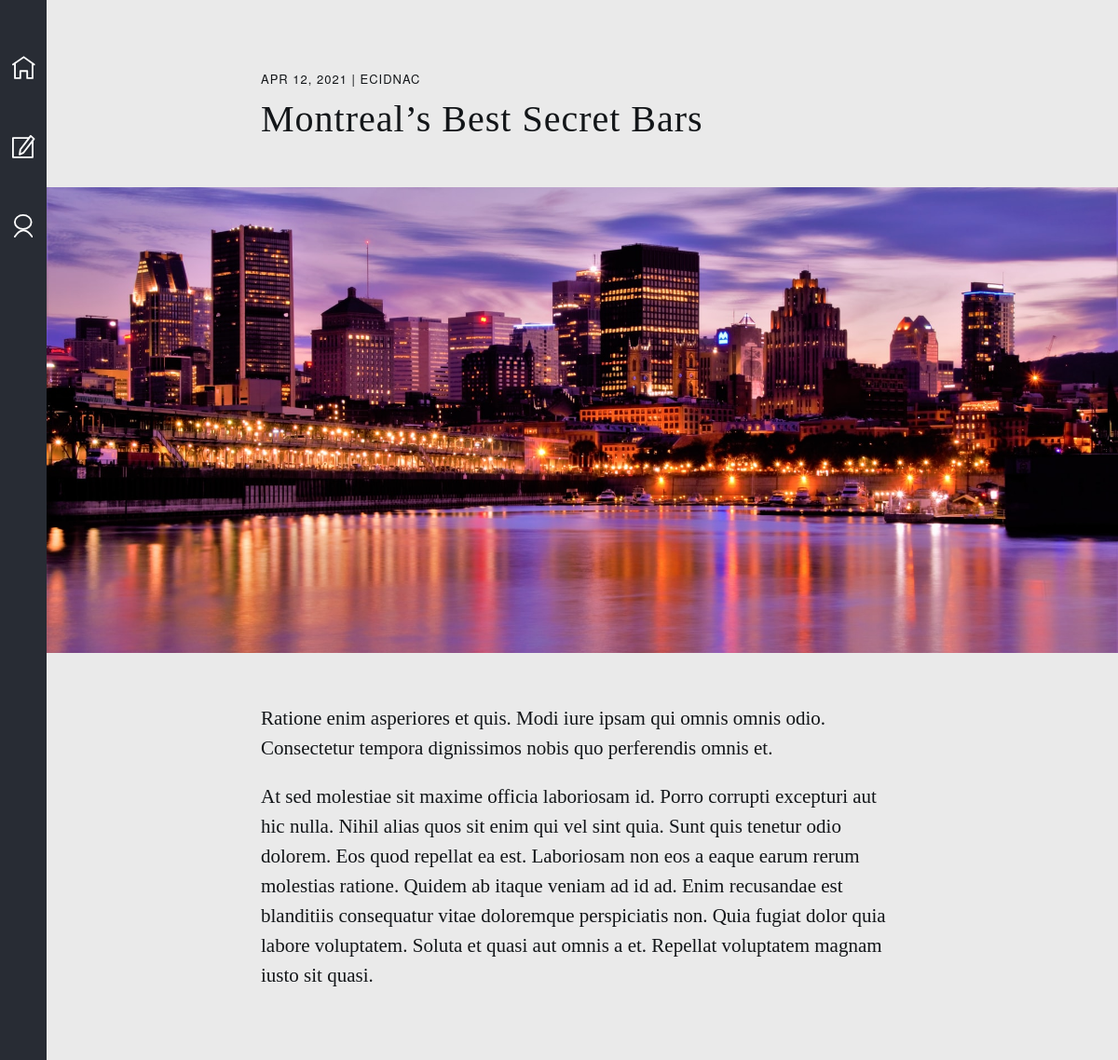
Screenshot of /post/3 with the database file from the repository.
### app/models.py (models this page shows, shortened)
class Post(db.Model):
    id = db.Column(db.Integer, primary_key=True)
    title = db.Column(db.String, nullable=False)
    subtitle = db.Column(db.String, nullable=False)
    content = db.Column(db.Text, nullable=False)
    date_created = db.Column(db.String, nullable=False)
    image = db.Column(db.String, nullable=False)
    user_id = db.Column(db.Integer, db.ForeignKey("user.id"), nullable=False)

class User(db.Model, UserMixin):
    id = db.Column(db.Integer, primary_key=True)
    username = db.Column(db.String, unique=True, nullable=False)
    email = db.Column(db.String, unique=True, nullable=False)
    password = db.Column(db.String(60), nullable=False)
    posts = db.relationship("Post", backref="author", lazy=True)
    def __repr__(self):
        return f"{self.username}"

### app/routes.py (the view)
@app.route("/post/<int:post_id>")
def get_post(post_id):
    selected_post = Post.query.get_or_404(post_id)
    return render_template("post.html", post=selected_post)

### app/templates/post.html (shortened to what this page needs)
{% extends 'base.html' %}
{% block content %}
    <div class="container">
        {% include 'navbar.html' %}
        <article class="main-post">
            <section class="header-text">
                <h3>{{post.date_created}} | {{post.author}}</h3>
                <h1>{{post.title}}</h1>
            </section>
            <img class="main-post-img" src="{{post.image}}" alt="{{post.image_alt_text}}">
            <section class="body-text">
                <p>{{post.subtitle}}</p>
                <p>{{post.content}}</p>
            </section>
        </article>
    </div>
{% endblock %}

### app/static/css/main.css (style rules this page uses)
:root { font-size: 16px; scroll-behavior: smooth; }
* { margin: 0; padding: 0; }
body { height: 100%; width: 100%; background-color: #eaeaea; }
h1, p, h3 { color: #131619; }
h1, p { font-family: Georgia, 'Times New Roman', Times, serif; font-weight: 400; }
h3, label, #submit, #edit, #delete { font-family: 'Helvetica Neue', sans-serif; font-weight: 400; font-size: 0.8125rem; letter-spacing: 0.0625rem; }
.container { height: auto; width: 100%; }
.main-post { padding-left: 50px; margin: 75px auto; }
.main-post .header-text, .main-post .body-text { margin: 0 auto; width: 60%; }
.main-post .header-text { margin-bottom: 50px; }
.main-post .header-text h3 { margin-bottom: 10px; text-transform: uppercase; }
.main-post .header-text h1 { font-size: 2.5rem; letter-spacing: 0.0625rem; }
.main-post .body-text { margin-top: 50px; }
.main-post .body-text p { font-size: 1.313rem; line-height: 32px; letter-spacing: 0rem; margin-bottom: 20px; }
.main-post .main-post-img { width: 100%; height: 500px; object-fit: cover; }

### rows the page displays
Post: date_created "APR 12, 2021", title "Montreal’s Best Secret Bars", image (picture), subtitle "Ratione enim asperiores et quis. Modi iure ipsam qui omnis omnis odio. Consectetur tempora dignissimos nobis quo perferendis omnis et.", content "At sed molestiae sit maxime officia laboriosam id. Porro corrupti excepturi aut hic nulla. Nihil alias quos sit enim qui vel sint quia. Sunt quis tenetur odio dolorem. Eos quod repellat ea est. Laboriosam non eos a eaque earum rerum molestias ratione. Quidem ab itaque veniam ad id ad. Enim recusandae est blanditiis consequatur vitae doloremque perspiciatis non. Quia fugiat dolor quia labore voluptatem. Soluta et quasi aut omnis a et. Repellat voluptatem magnam iusto sit quasi."
User: author "ECIDNAC"
